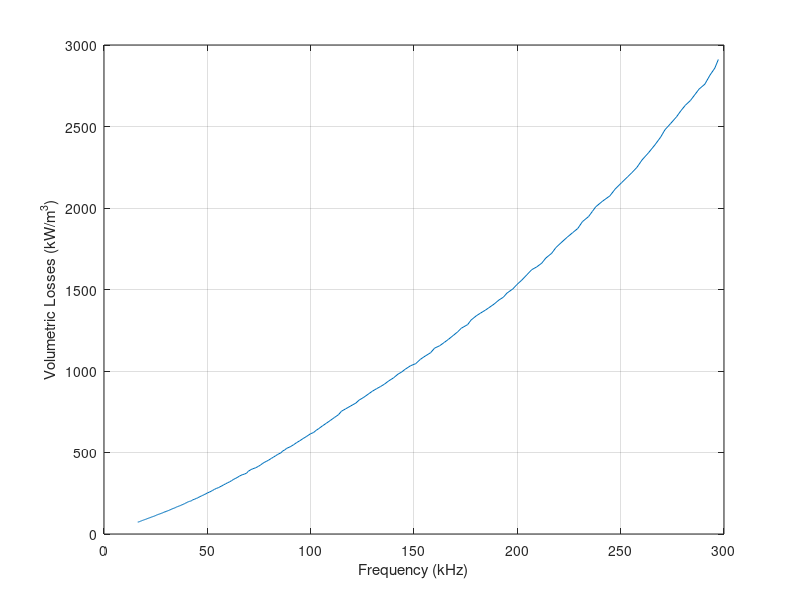

Write the MATLAB code that produced this figure.
clear all;
close all;
warning ('off','all');
clc;

%%
% Curva para f = 100kHz
% Curva para B_max = 0,2T
% 
% % Add subfolders to search path
% 
% addpath('Datasources');
% 
% Check if core database was loaded
%     if isempty(Ferrite_N97)
%         Load material data
%         Material_N97_Table = readtable('Ferrite_N97.xlsx', 'Sheet',1);
% 
%         Save values to new variables
%         Material.Temperature = Material_N97_Table.Temperature;    % °C    
%         Material.VLosses = Material_N97_Table.VLosses;    % kW/m^3
%         
%         plot(Material_N97_Table.Temperature,Material_N97_Table.VLosses,'*')
% %      
%     end
% Interpolar a curva   
% Interp = scatteredInterpolant(Material.Temperature,Material.VLosses)
% Interp = fit(Material_N97_Table.Temperature,Material_N97_Table.VLosses,'poly3','Normalize','on');
% plot(Material.Temperature,Material.VLosses,'o')
% hold on
% grid on
% xlabel ('Temperature (°C)');
% ylabel ('Volumetric Losses (kW/m^3)');
% plot(Interp,'b');
% 
% clear data
% clear Material_N97_Table;

%% Perdas Volumétricas x Frequência
% Curva para B_max = 0,2T

load Curve_Pv_X_f

%Eixo x = Frequência
x_escalalog = logspace(1,3,100000)
x_escalalin = linspace(10,1000,100000)
x = interp1(x_escalalin',x_escalalog',Curve_Pv_X_f(:,1))

%Eixo y = Perdas volumétricas
y_escalalog = logspace(-1,4,100000)
y_escalalin = linspace(0.1,10000,100000)
y = interp1(y_escalalin',y_escalalog',Curve_Pv_X_f(:,2))

plot(x,y)
hold on
grid on
xlabel ('Frequency (kHz)');
ylabel ('Volumetric Losses (kW/m^3)');




% x_escalalog = logspace(log10(min(Curve_Pv_X_f(:,1))),log10(max(Curve_Pv_X_f(:,1))),10000)
% x_escalalin = linspace(min(Curve_Pv_X_f(:,1)),max(Curve_Pv_X_f(:,1)),10000)
% x = interp1(x_escalalin',x_escalalog',Curve_Pv_X_f(:,1))
% 
% y_escalalog = logspace(log10(min(Curve_Pv_X_f(:,2))),log10(max(Curve_Pv_X_f(:,2))),10000)
% y_escalalin = linspace(min(Curve_Pv_X_f(:,2)),max(Curve_Pv_X_f(:,2)),10000)
% y = interp1(y_escalalin',y_escalalog',Curve_Pv_X_f(:,2))


